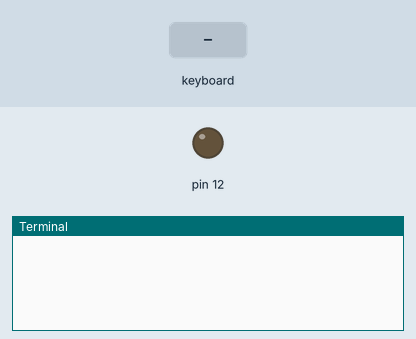
This program was run on a simulated Raspberry Pi (header pin numbers). Shown: output pins drawn as LEDs (lit = HIGH), the last lines printed to the terminal. The test bench sets the inputs (shaded band).

Above: at 1.2 s.
1.3 s: key enter typed on the keyboard
At 2.6 s:
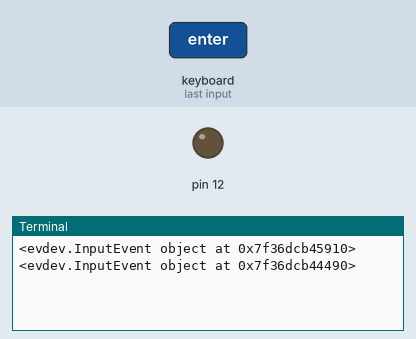
2.9 s: key space typed on the keyboard
At 3.8 s:
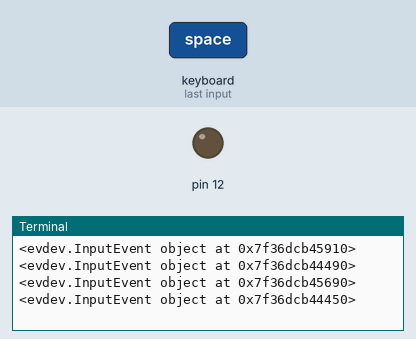
4.5 s: key "a" typed on the keyboard
At 5.0 s:
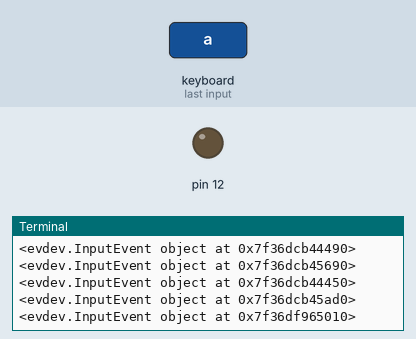
Timing chart, 0 to 7.5 s (numbered marks = the images above; inputs shaded):
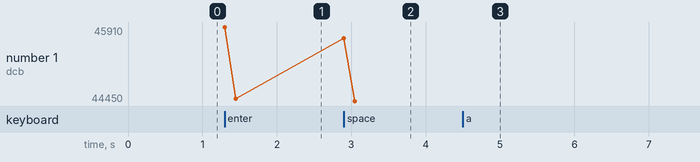

Measured:
- after the input at 1.3 s, the terminal: prints a new line at once (image 1)
- after the input at 2.9 s, the terminal: prints a new line at once (image 2)
- after the input at 4.5 s, the terminal: prints a new line at once (image 3)
- plotted number 1: 44490 → 44450 after the input at 2.9 s

The program:

ir.py
```python
import RPi.GPIO as GPIO
from evdev import InputDevice, categorize, ecodes
dev = InputDevice('/dev/input/event1')

GPIO.setmode(GPIO.BOARD)
GPIO.setup(12, GPIO.OUT)

for event in dev.read_loop():
        if event.type == ecodes.EV_KEY:
                print(event)
                if event.code == 1:
                        GPIO.output(12, GPIO.HIGH)
                if event.code == 255:
                        GPIO.output(12, GPIO.LOW)
```
